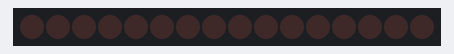
Simulated run of this sketch. Board: Arduino Uno, built with avr-gcc and run on an emulated ATmega328P. Shown: 16 shift-register outputs drawn as a row of LEDs (first output left, lit = HIGH). Wiring (inferred from the names in the program): 2 × shift register (74HC595): data pin 11; shift clock pin 12; latch pin 8. Wiring (inferred from the signals the program sends): row of LEDs: on Q0, Q1, Q2, Q3, Q4, Q5, Q6, Q7, Q8, Q9, Q10, Q11, Q12, Q13, Q14, Q15.

Above: at 0.16 s.
At 0.46 s:
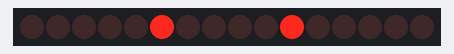
At 0.78 s:
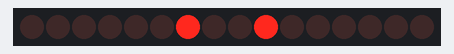
At 1.42 s:
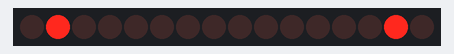
At 2.37 s:
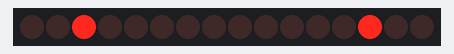
Timing chart, 0 to 3.0 s (numbered marks = the images above):
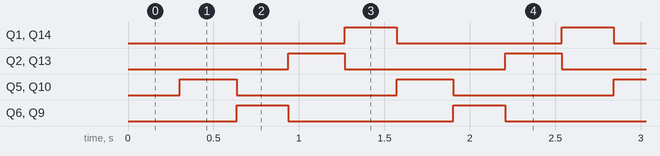

Measured:
- by itself, Q1, Q6, Q9, Q14: alternates HIGH for 0.30 s and LOW for 0.97 s
- by itself, Q2, Q5, Q10, Q13: alternates HIGH for 0.33 s and LOW for 0.94 s
- by itself, everything shown: repeats every 1.3 s, in 4 steps

The sketch:

74hc595_bounce_effect.ino
```cpp
// pushData function based on code from Carlyn Maw,Tom Igoe
// Modified for multiple 74hc595 chips by Steve Clements 2019

// Uses two daisy chained 74hc595 chips to produce
// a bouncing effect.

// WARNING: the 74hc595 cannot cope with more than 20mA on
// each output pin and not more than 80mA total. therefore
// if connecting LEDs direct to chip outputs use higher
// value resistors. I use green LEDs with 2K to 3K resistors.

//Pin connected to ST_CP of 74HC595 (pin 12)
int latchPin = 8;
//Pin connected to SH_CP of 74HC595 (pin 11)
int clockPin = 12;
////Pin connected to DS of 74HC595 (pin 14)
int dataPin = 11;

int tDelay = 30; // determines the speed of the process

byte checkByte1, checkByte2;

void setup() {

  //set pins to output because they are addressed in the main loop
  pinMode(latchPin, OUTPUT);
  pinMode(clockPin, OUTPUT);
  pinMode(dataPin, OUTPUT);
  pushData(0, 0);

}

void loop() {

  checkByte1 = 1;
  checkByte2 = 128;

  for (int i = 0; i < 8; i++){

    pushData(checkByte2, checkByte1);
    checkByte1 = checkByte1 << 1;
    checkByte2 = checkByte2 >> 1;
    }

  checkByte1 = 64;
  checkByte2 = 2;

  for (int i = 0; i < 6; i++){

    pushData(checkByte2, checkByte1);
    checkByte1 = checkByte1 >> 1;
    checkByte2 = checkByte2 << 1;
    }

}


void pushData(byte fstByte, byte scndByte){

  // pull latch pin low to accept data
  digitalWrite(latchPin, LOW);
  // push the firstbyte into chip 1
  shiftOut(dataPin, clockPin, MSBFIRST, fstByte);
  // push the second byte into chip 1, which pushes the first byte into chip 2
  shiftOut(dataPin, clockPin, MSBFIRST, scndByte);
  // pull latch pin high to stop accepting data
  digitalWrite(latchPin, HIGH);
  delay(tDelay);

}
```
